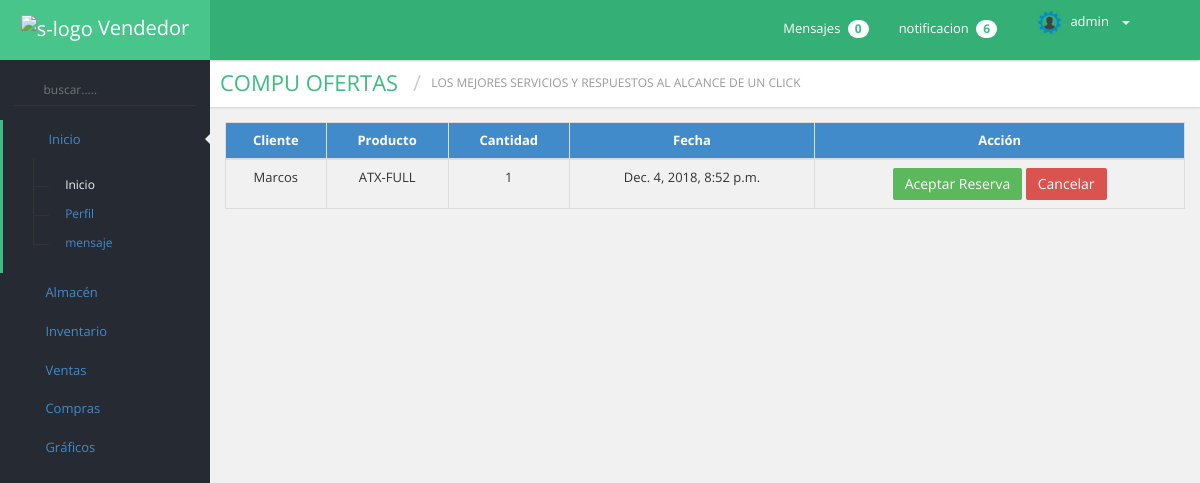
The app's page /mostrarReservas/ (signed in) with its own data.
### inventario/models.py (models this page shows, shortened)
class Reserva(models.Model):
    carrito = models.ForeignKey(Carrito,on_delete=models.CASCADE)
    producto = models.ForeignKey(Producto,on_delete=models.CASCADE)
    cantidad= models.IntegerField(default=0)
    fecha_hora = models.DateTimeField(default=datetime.now)

class Producto(models.Model):
    categoria = models.ForeignKey(Categoria,on_delete=models.CASCADE)
    inventario = models.ForeignKey(Inventario,on_delete=models.CASCADE)
    carrito = models.ManyToManyField(Carrito, blank=True)
    codigo = models.CharField(max_length=10,unique=True) ##lo dejare asi para que el id siga siendo el que proporciona django
    nombre = models.CharField(max_length=70,unique=True)
    marca = models.CharField(max_length=30)
    descripcion = models.CharField(max_length=100)
    estado = models.IntegerField(default=1)
    estadoForo = models.BooleanField(default=False)
    puntuacion_total = models.IntegerField(default=0)
    img = models.ImageField(upload_to="img_producto", blank=True, null=True)

### Foro/models.py (models this page shows)
class Carrito(models.Model):
    usuario = models.OneToOneField(User)
    fecha_hora = models.DateTimeField(default=datetime.now)

### inventario/views.py (the view)
# urls.py: url(r'mostrarReservas/$', login_required(mostrarReservas), name="mostrarReservas"),
@permission_required('SIGPAd.view_seller')
def mostrarReservas(request):
	try:
		reserva = Reserva.objects.all()
		if reserva:
			contexto = {'reserva':reserva}
			return render(request,'VendedorTemplates/mostrarReservas.html',contexto)
		else:
			return render(request,'VendedorTemplates/mostrarReservas.html',{'error':'No se han reservado articulos'})
	except Carrito.DoesNotExist:
		return render(request,'VendedorTemplates/mostrarReservas.html',{'error':'No hay reservas'})

### inventario/templates/VendedorTemplates/mostrarReservas.html (shortened to what this page needs)
{% extends "baseUser.html" %}
{% load staticfiles %}
{% block Script %}
    <link rel="stylesheet" type="text/css" href="https://cdn.datatables.net/v/dt/dt-1.10.18/datatables.min.css"/>
	<link rel="stylesheet" type="text/css" href="https://cdn.datatables.net/1.10.19/css/dataTables.bootstrap.min.css"/>
{% endblock Script %}
{% block Body %}
  <div class="container">
		<div class="row">
			<div class="col">
				{% if error %}
        			<ul>
            		<div class="alert alert-danger">
                		<h4 class="text-center font-weight-bold">{{error}}</h4>
            		</div>
        			</ul>
        		{% else %}
				<table id="mostrarVenta" class="table table-bordered">
					<thead class="bg-primary">
						<tr>
							<th>Cliente</th>
							<th>Producto</th>
							<th>Cantidad</th>
							<th>Fecha</th>
							<th>Acción</th>
						</tr>
					</thead>
					<tbody>
					{% for r in reserva  %}
					<tr>
						<td>{{r.carrito.usuario}}</td>
						<td>{{r.producto.nombre}}</td>
						<td>{{r.cantidad}}</td>
						<td>{{r.fecha_hora}}</td>
						<td class="text-center">
                        <a class="btn btn-success" href="/aceptarReserva/{{r.id}}"> Aceptar Reserva</a>
                        <a class="btn btn-danger" href="/eliminarReserva/{{r.id}}"> Cancelar</a></td>
					</tr>
					{% endfor %}
					</tbody>
				</table>
				{% endif %}
			</div>
		</div>
	</div>
{% endblock Body %}

### inventario/templates/baseUser.html (shortened to what this page needs)
{% load staticfiles %}
<!DOCTYPE html>
<html lang="en">
<head>
    <link rel="stylesheet" type="text/css" href="{% static 'css/font-awesome.css' %}">
    <link rel="stylesheet" type="text/css" href="{% static 'css/bootstrap.min.css' %}">
    <link rel="stylesheet" type="text/css" href="{% static 'css/animate.css' %}">
    <link rel="stylesheet" type="text/css" href="{% static 'css/admin.css' %}">
    <link rel="stylesheet" type="text/css" href="{% static 'css/estilos.css' %}">
    <link rel="stylesheet" type="text/css" href="{% static 'css/jquery-ui.css' %}">
    <link rel="stylesheet" type="text/css" href="{% static 'css/bootstrap-select.min.css'  %}" />
    <link rel="stylesheet" type="text/css" href="{% static 'sweet/sweetalert.min.css'  %}" />
    {% block Script %} {% endblock Script %}
</head>
<body class="green_thm fixed_header left_nav_fixed">
    <div class="wrapper">
        <div class="header_bar">
            <div class="brand">
                <div class="logo" style="display:block"><img src="{% static 'images/logo.jpg' %}" width="50" height="47" alt="s-logo" />  Vendedor</div>
            </div>
            <div class="header_top_bar">
                <a href="javascript:void(0);" class="menutoggle"> <i class="fa fa-bars"></i> </a>
                <div class="top_left">
                    <div class="top_left_menu">
                        <ul>
                            <li>
                                <a href="/"> <i class="fa fa-repeat"></i> </a>
                            </li>
                        </ul>
                    </div>
                </div>
                <div class="top_right_bar">
                    <div class="top_right">
                        <div class="top_right_menu">
                            <ul>
                                <li class="dropdown"> <a href="/" data-toggle="dropdown"> Mensajes <span class="badge badge color_1" id="cant">0</span> </a>
                                </li>
                              <li class="dropdown"> <a href="/" data-toggle="dropdown"> notificacion <span class="badge badge color_2">6</span> </a>
                              </li>
                            </ul>
                        </div>
                    </div>
                    <div class="user_admin dropdown">
                        <a href="javascript:void(0);" data-toggle="dropdown"><img width="25px" height="25px" src="{% static "images/user.png" %}"/><span class="user_adminname" id="nombre">
            {% block usuario %}
                {{user.username}}
            {% endblock usuario %}
        </span> <b class="caret"></b> </a>
                    </div>
                </div>
            </div>
        </div>
        <div class="inner">
            <div class="left_nav">
                <div class="search_bar"> <i class="fa fa-search"></i>
                    <input name="" type="text" class="search" placeholder="buscar....." />
                </div>
                <div class="left_nav_slidebar">
                    <ul>
                        <li class="left_nav_active theme_border"><a href="javascript:void(0);"><i class="fa fa-home"></i> Inicio <span class="left_nav_pointer"></span> <span class="plus"><i class="fa fa-plus"></i></span> </a>
                            <ul style="display:block">
                                <li>
                                    <a href="/" class="left_nav_sub_active"> <span>&nbsp;</span> <i class="fa fa-circle"></i> <b>Inicio</b> </a>
                                </li>
                                <li>
                                    <a href="{% url 'inventario:PerfilVendedor' %}"> <span>&nbsp;</span> <i class="fa fa-circle"></i> <b>Perfil</b> </a>
                                </li>
                                <li>
                                    <a href="{% url 'Foro:mensajes' 0 %}"> <span>&nbsp;</span> <i class="fa fa-circle"></i> <b>mensaje</b> </a>
                                </li>
                            </ul>
                        </li>
                        <li>
                            <a href="javascript:void(0);"> <i class="glyphicon glyphicon-th-list"></i> Almacén<span class="plus"><i class="fa fa-plus"></i></span> </a>
                        </li>
                        <li>
                            <a href="javascript:void(0);"> <i class="glyphicon glyphicon-folder-open"></i> Inventario <span class="plus"><i class="fa fa-plus"></i></span> </a>
                        </li>
                        <li>
                            <a href="javascript:void(0);"> <i class="glyphicon glyphicon-shopping-cart"></i> Ventas <span class="plus"><i class="fa fa-plus"></i></span> </a>
                        </li>
                        <li>
                                <a href="javascript:void(0);"> <i class="glyphicon glyphicon-th"></i> Compras <span class="plus"><i class="fa fa-plus"></i></span> </a>
                            </li>
                        <li>
                            <a href="javascript:void(0);"> <i class=" glyphicon glyphicon-stats"></i> Gráficos <span class="plus"><i class="fa fa-plus"></i></span> </a>
                        </li>
                    </ul>
                </div>
            </div>
            <div class="contentpanel">
                <div class="pull-left breadcrumb_admin clear_both">
                    <div class="pull-left page_title theme_color">
                        <h1>Compu ofertas</h1>
                        <h2 class="">Los mejores servicios y respuestos al alcance de un click</h2>
                    </div>
                </div>
                <div class="container clear_both padding_fix">
                    {% block Body %} {% endblock Body %}
                </div>
            </div>
        </div>
    </div>
</body>
</html>

### inventario/templates/VendedorTemplates/mostrarReservas.html (style rules this page uses)
table th { text-align: center; }
table tr { text-align: center; }

### records on screen
Reserva: carrito.usuario "Marcos", producto.nombre "ATX-FULL", cantidad "1", fecha_hora "Dec. 4, 2018, 8:52 p.m."

### other values on screen
{{ user.username }} "admin"
